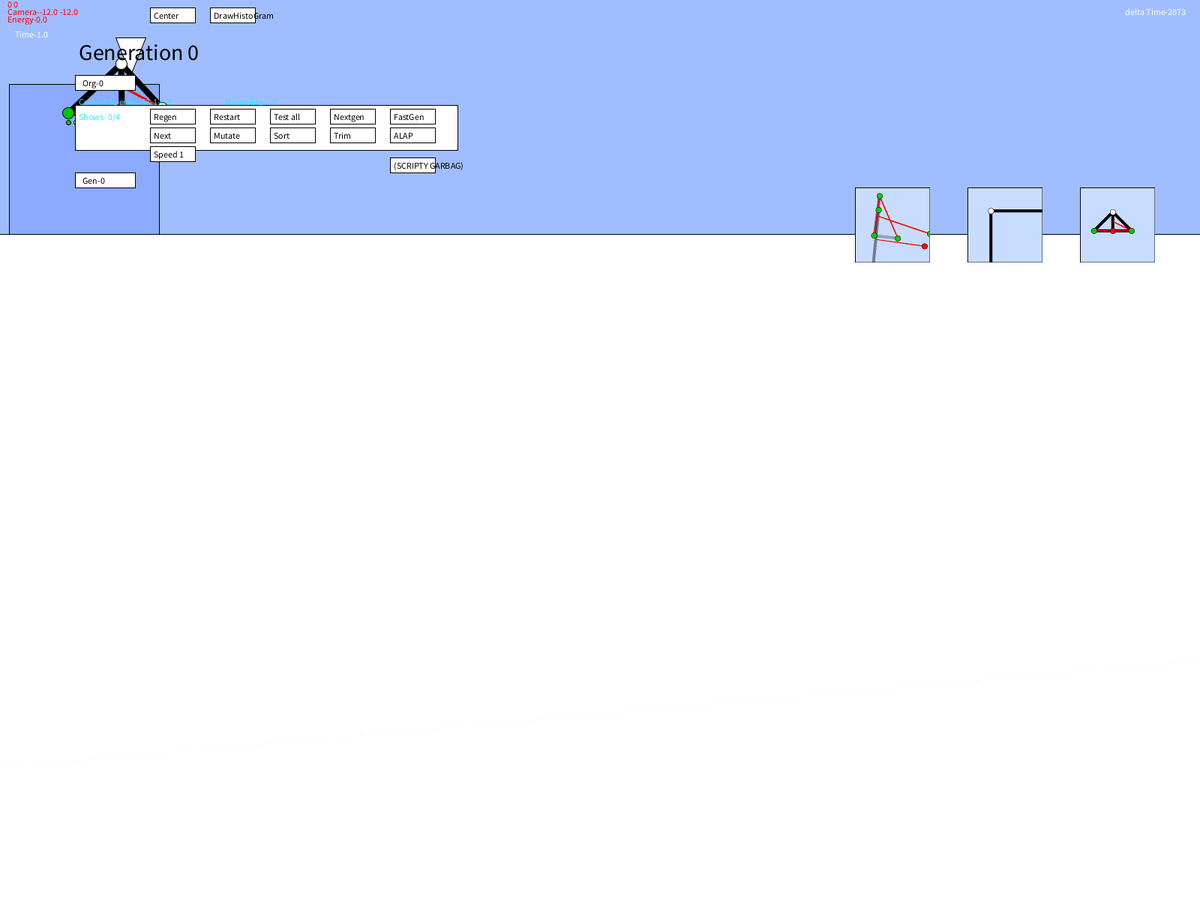
Frame 1 (no input)
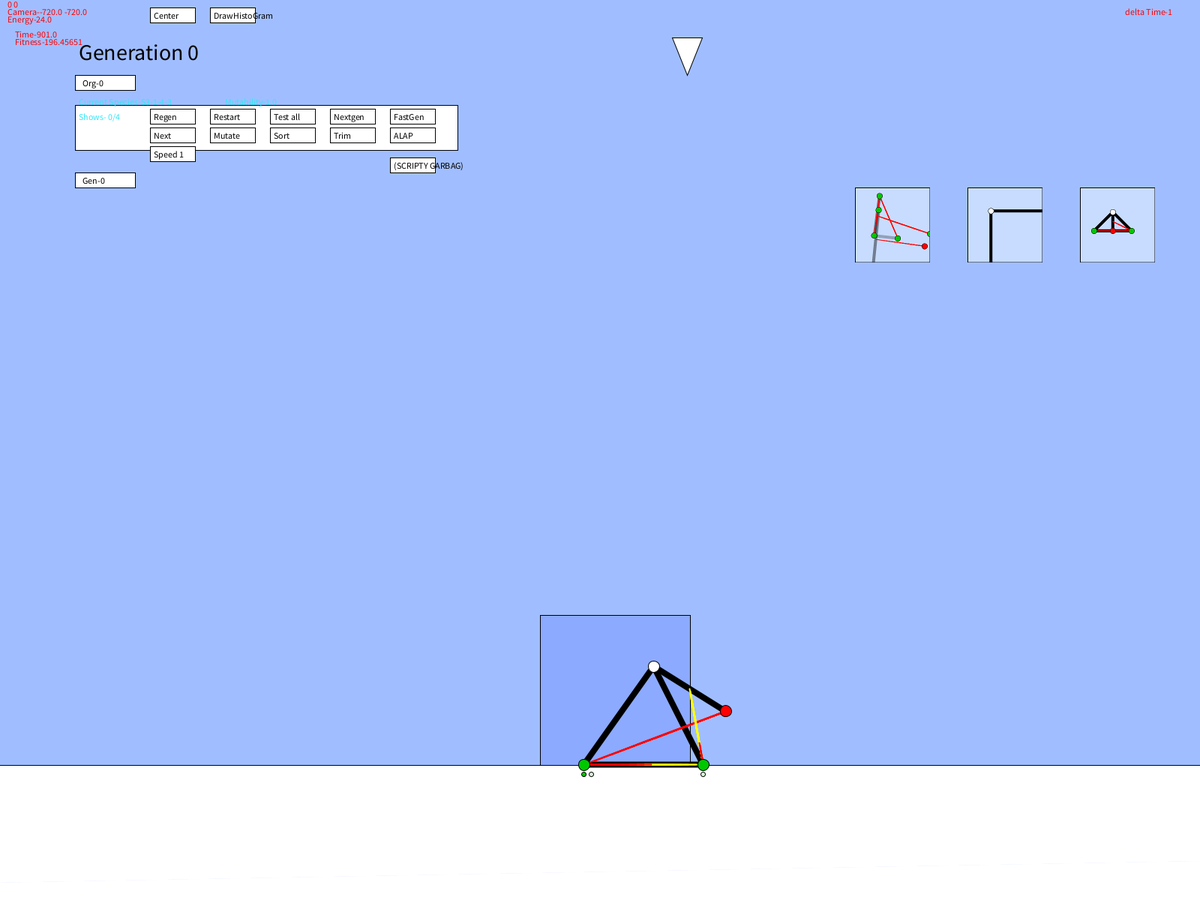
Frame 60 (the mouse pressed at the canvas centre just before this capture)
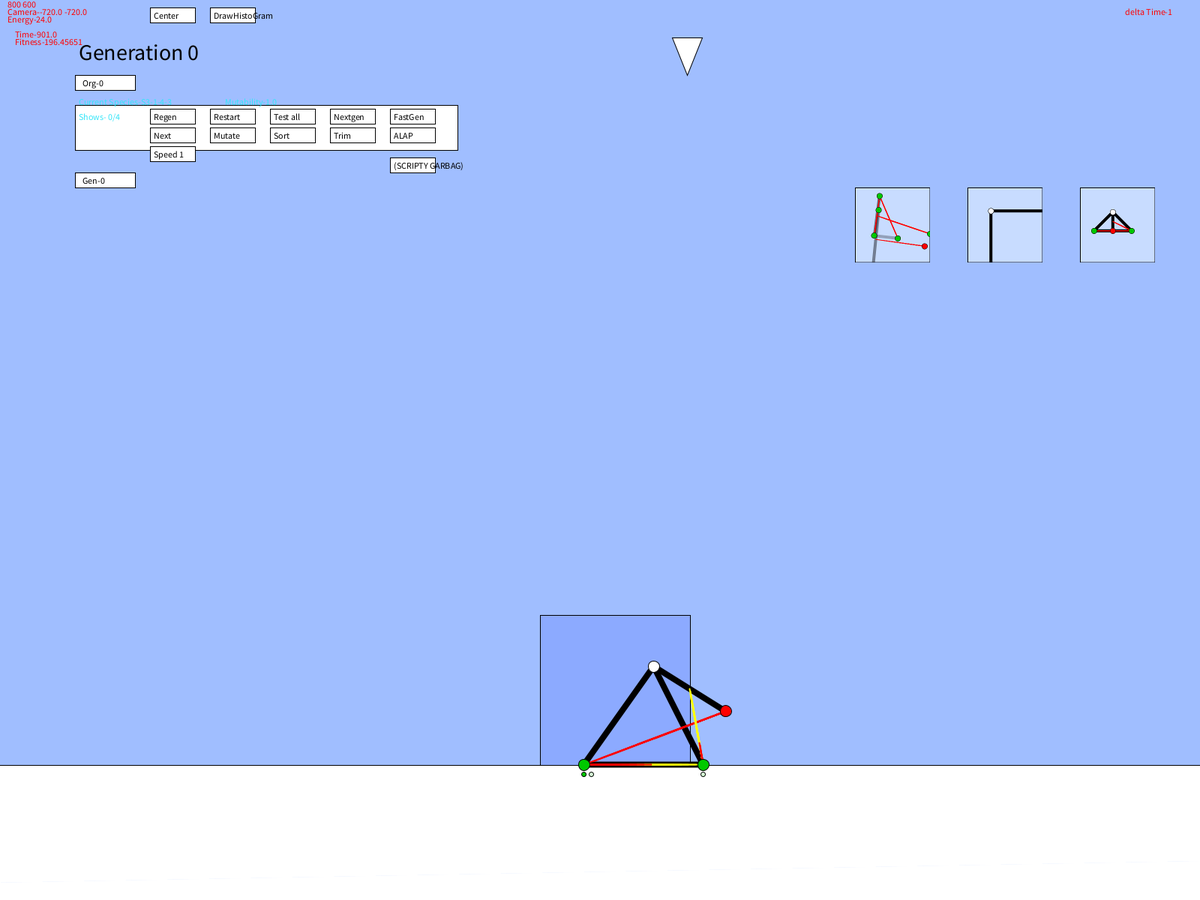
Frame 120 (the mouse held since frame 60 and released just before this capture)

The Processing sketch that drew these frames (run headless with seeded random() and noise(); from frame 60 on, the mouse is pressed at the canvas centre):

// Processing sketch: EvolveEngineBinaryCreatures
// ── EvolveEngineBinaryCreatures.pde
import java.util.*;
class Button{
  PVector Pos;
  PVector Size;
  String Text;
  Button(PVector DPos,PVector DSize,String DText){
    Pos=DPos; Size=DSize; Text=DText;
  }
  Boolean IsPressed(){
    return mousePressed&&(PrevMouse==false)&&FLtween(Pos.x,Pos.x+Size.x,mouseX)&&FLtween(Pos.y,Pos.y+Size.y,mouseY);
  }
  void Display(color C){
    stroke(0);
    fill(C);
    rect(Pos.x,Pos.y,Size.x,Size.y);
    fill(0);
    text(Text,Pos.x+5,Pos.y+15);
  }
}
class Slider{
  PVector ScreenPos;
  String Text;
  float Pos=0;
  float Min;
  float Max;
  boolean Slide=false;
  Slider(PVector dScreenPos,String dText,float dMin,float dMax){
   ScreenPos=dScreenPos; Text= dText; Min=dMin; Max=dMax;
  }
  boolean Sliding(){
    return mousePressed&&(mouseX>Pos+ScreenPos.x)&&(mouseX<Pos+ScreenPos.x+90)
    &&(mouseY>ScreenPos.y-10)&&(mouseY<ScreenPos.y+20+10)&&(Pos>=Min)&&(Pos<=Max);
  }
  void ChangeText(String NewT){
    Text=NewT;
  }
  void CalcSlide(){
    if(Sliding()||Slide){
     Slide=true;
      Pos=mouseX-ScreenPos.x-45;
    }
    if(!mousePressed){
     Slide=false; 
    }
    if(Pos>Max){
       Pos=Max;
    }if(Pos<Min){
       Pos=Min;
    }
  }
  void Display(){
    fill(255);
    rect(ScreenPos.x+Pos,ScreenPos.y,80,20);
    fill(0);
    text(Text,ScreenPos.x+Pos+10,ScreenPos.y+15);
  }
}

Organism Test= new Organism();
Enviroment Env= new Enviroment();
int EnvNumber=0;
ArrayList<Enviroment> PastEnvs=new ArrayList<Enviroment>();
void ResetEnv(){
  if(EnvNumber!=PastEnvs.size()-1){
    EnvNumber=PastEnvs.size()-1;
    //Env=PastEnvs.get(EnvNumber);
  }
}
void SetEnv(int Number){
  EnvNumber=Number;
  Env=PastEnvs.get(EnvNumber).CloneEnv();
  //Env.ReshiftToTest();
}
void AddEnv(Enviroment NewEnv){
  int ArchivePoint=1;
  PastEnvs.add(NewEnv.CloneEnv());
  EnvNumber=PastEnvs.size()-1;
  int ArchInd=PastEnvs.size()-1-ArchivePoint;
  if(ArchInd>=0){
    PastEnvs.set(ArchInd,PastEnvs.get(ArchInd).StoreEnv());
  }
  //PastEnvs.get(EnvNumber).ReshiftToTest();
}
PVector Cam= new PVector(0,0);
float Energy=0;
boolean PrevMouse=false;
int LastTime = 0;
PGraphics MainScreen;
PGraphics HistoGram;
PGraphics SpeciesFreq;
PGraphics BestOrg;
PGraphics MedianOrg;
PGraphics WorstOrg;
void setup(){
  randomSeed(6);
  //Seeds with interesting stuffs
  //5- Organism that uses a spining eye to time all other movements.
  //6- Two points in front that pull.
  //7- Galloping with two feet behind
  //8- Strange scooty creatures
  //12- Leaping creatures timed with two eyes below
  //size(1280, 720);
  fullScreen();
  //stroke(0); 
  //strokeWeight(3);
  frameRate(60);
  HistoGram=createGraphics(400,200);
  SpeciesFreq=createGraphics(510,260);//createGraphics(510,60);
  WorstOrg=createGraphics(200,200);
  MedianOrg=createGraphics(200,200);
  BestOrg=createGraphics(200,200);
  MainScreen=createGraphics(width,height);
    
  Env.SetSummonArea(new PVector(0,100),new PVector(200,200));
  Env.OList.add(new Organism());
  Env.OList.get(0).PList.add(new Logic(new PVector(100,130),new PVector(0,0),1,0,new boolean[]{true,true}));
  Env.OList.get(0).PList.add(new Logic(new PVector(200,130),new PVector(0,0),5,2,new boolean[]{}));
  Env.OList.get(0).PList.add(new Point(new PVector(150,80),new PVector(0,0),5));
  Env.OList.get(0).PList.add(new Eye(new PVector(150,130),new PVector(0,0),5));
  //Env.OList.get(0).PList.add(new Eye(new PVector(150,130),new PVector(0,0),8));
 // Env.OList.get(0).PList.add(new Logic(new PVector(30,130),new PVector(0,0),1,0,new boolean[]{true}));
  Env.OList.get(0).MList.add(new Muscle(0,1,.4,110,.2,1,160,.2));
  Env.OList.get(0).MList.add(new Muscle(1,2,.4,110,.2,1,160,.2));
  Env.OList.get(0).MList.add(new Muscle(2,0,.4,110,.2,1,160,.2));
  Env.OList.get(0).MList.add(new Muscle(2,3,1,110,.2,1,160,.2));
  Env.OList.get(0).NList.add(new Neuron(3,false,0,15));
  //Env.OList.get(0).NList.add(new Neuron(4,false,0,30));
  Env.OList.get(0).NList.add(new Neuron(0,false,1,15));
  Env.OList.get(0).NList.add(new Neuron(1,true,3,30));
  Env.OList.get(0).SetVars();
  
  Env.OList.add(new Organism());
  Env.OList.get(1).PList.add(new Logic(new PVector(150,81),new PVector(0,0),1,1,new boolean[]{}));
  Env.OList.get(1).PList.add(new Logic(new PVector(151,80),new PVector(0,0),1,1,new boolean[]{}));
  Env.OList.get(1).PList.add(new Logic(new PVector(150,82),new PVector(0,0),1,1,new boolean[]{}));
  Env.OList.get(1).MList.add(new Muscle(0,1,.4,110,.2,1,160,.2));
  Env.OList.get(1).MList.add(new Muscle(1,2,.4,110,.2,1,160,.2));
  Env.OList.get(1).MList.add(new Muscle(2,0,.4,110,.2,1,160,.2));
  Env.OList.get(1).NList.add(new Neuron(0,true,1,15)); 
  Env.OList.get(1).NList.add(new Neuron(1,true,2,15));
  Env.OList.get(1).NList.add(new Neuron(2,true,0,15));
  Env.OList.get(1).SetVars();
  
  Env.OList.add(new Organism());
  Env.OList.get(2).PList.add(new Point(new PVector(150,0-500),new PVector(0,0),1));
  Env.OList.get(2).PList.add(new Point(new PVector(0,0-500),new PVector(0,0),1));
  Env.OList.get(2).PList.add(new Point(new PVector(0,0-500),new PVector(0,0),1));
  Env.OList.get(2).PList.add(new Point(new PVector(0,150-500),new PVector(0,0),1));
  Env.OList.get(2).MList.add(new Muscle(0,1,.4,110,.2,1,160,.2));
  Env.OList.get(2).MList.add(new Muscle(2,3,.4,110,.2,1,160,.2));
  Env.OList.get(2).SetVars();
  //Env.GenNewOrg();
 
  Env.BList.add(new Barrier(new PVector(-2000,300),new PVector(10000,0),.2,.1));
  Env.GenNewOrg();
  
  Env.SetVars();
  Env.ShiftToTest(0);
  Env.ShiftToTest(1);
  Env.ShiftToTest(2);
  Env.ShiftToTest(3);
  for(int i=0;i<500;i++){
   //print(abs(round(randomGaussian())));
   //print(randomGaussian());
  }
  //FillHisto(HistoGram);
  //Env.QuickGen();
  //Env.SetInfo();
  //FillHisto(HistoGram);
  //AddEnv(Env);
}
int CurrentTestDisplay=0;
int CurrentEnv=0;
int PlayBackSpeed=1;
boolean ALAP=false;
Slider OrgSlide=new Slider(new PVector(100,100),"Org-",0,10);
Slider GenSlide=new Slider(new PVector(100,230),"Gen-",0,10);
void draw(){
  background(160,190,255); 
  if(mouseY<80){
    Cam.y-=12;
  }if(mouseY>height-80){
    Cam.y+=12;
  }if(mouseX<80){
    Cam.x-=12;
  }if(mouseX>width-80){
    Cam.x+=12;
  }
  //_____________________________________________________________________________________________
  // Main screen draw, enviroment draw & Update
  MainScreen.beginDraw();
  MainScreen.background(160,190,255);

  //Env.UpdateOrg(0);
  // Env.TestList.get(0).PList.get(4).Pos=new PVector(mouseX+Cam.x,mouseY+Cam.y);
  if(CurrentTestDisplay>=Env.TestList.size()){
    CurrentTestDisplay=Env.TestList.size()-1;
  }
  for(int i=0;i<PlayBackSpeed;i++){
     Env.TestList.get(CurrentTestDisplay).RunTest();
  }
  MainScreen.text("Time-"+Env.TestList.get(CurrentTestDisplay).time,20,50);
  MainScreen.text("delta Time-"+(millis()-LastTime),width-100,20);
  if(Env.TestList.get(CurrentTestDisplay).Finalized){
    MainScreen.text("Fitness-"+Env.TestList.get(CurrentTestDisplay).Fitness,20,60);
  }
  PVector OrgCenter=Env.TestList.get(CurrentTestDisplay).O.CenterOfOrg();
  MainScreen.fill(255);
  MainScreen.stroke(0);
  MainScreen.triangle(OrgCenter.x-Cam.x,100,OrgCenter.x-20-Cam.x,50,OrgCenter.x+20-Cam.x,50);
  MainScreen.fill(140,170,255);
  MainScreen.rect(Env.SummonPos.x-Cam.x,Env.SummonPos.y-Cam.y,Env.SummonRect.x,Env.SummonRect.y);
  Env.DrawGround(Cam,MainScreen);
  Env.DrawOrg(CurrentTestDisplay,Cam,MainScreen);
  MainScreen.text(mouseX+" "+mouseY,10,10);
  MainScreen.text("Camera-"+ Cam.x+" "+Cam.y,10,20);
  MainScreen.text("Energy-"+Energy,10,30);
  MainScreen.endDraw();
  //tint(255,255);
  image(MainScreen,0,0);
  
  
  //_____________________________________________________________________________________________
  //Draw HistoGram and Species Percent graphs
  Button DrawHisto= new Button(new PVector(280,10),new PVector(60,20),"DrawHistoGram");
  DrawHisto.Display(255);
  if(DrawHisto.IsPressed()){  
    //Env.SetInfo();
    FillHisto(HistoGram);
    FillSpeciesFreq(SpeciesFreq);
  }
  image(HistoGram, width-(1280-820), 30); 
  
  //SpeciesFreq.beginDraw();
  //SpeciesFreq.background(255);
  //FillSpeciesFreq(SpeciesFreq);
  //SpeciesFreq.endDraw();
  image(SpeciesFreq,100,260);
  //_____________________________________________________________________________________________
  //Best, Worst, and median creatures
  WorstOrg.beginDraw();
  WorstOrg.background(200,220,255);
  
  WorstOrg.stroke(0);
  WorstOrg.strokeWeight(3);
  WorstOrg.noFill();
  WorstOrg.rect(0,0,200,200);
  int worst=Env.OList.size()-1;
  PVector CenterOrg=Env.OList.get(worst).CenterOfOrg();
  Env.OList.get(worst).DrawO(new PVector(CenterOrg.x-100,CenterOrg.y-100),WorstOrg);
  WorstOrg.endDraw();
  image(WorstOrg, width-(1280-820), 250,100,100); 
  
  MedianOrg.beginDraw();
  MedianOrg.background(200,220,255);
  MedianOrg.stroke(0);
  MedianOrg.strokeWeight(3);
  MedianOrg.noFill();
  MedianOrg.rect(0,0,200,200);
  int median=floor((float)Env.OList.size()/2.0);
  CenterOrg=Env.OList.get(median).CenterOfOrg();
  Env.OList.get(median).DrawO(new PVector(CenterOrg.x-100,CenterOrg.y-100),MedianOrg);
  MedianOrg.endDraw();
  image(MedianOrg, width-(1280-970), 250,100,100); 
  
  
  BestOrg.beginDraw();
  BestOrg.background(200,220,255);
  
  BestOrg.stroke(0);
  BestOrg.strokeWeight(3);
  BestOrg.noFill();
  BestOrg.rect(0,0,200,200);
  CenterOrg=Env.OList.get(0).CenterOfOrg();
  Env.OList.get(0).DrawO(new PVector(CenterOrg.x-100,CenterOrg.y-100),BestOrg);
  BestOrg.endDraw();
  image(BestOrg, width-(1280-1120), 250,100,100); 
  
  
  //_____________________________________________________________________________________________
  // Sliders
  fill(0);
  float OrgSlideDist=430.0/5000.0;
  OrgSlide.CalcSlide();
  if(OrgSlide.Pos/OrgSlideDist!=CurrentTestDisplay){
    if(OrgSlide.Sliding()){
      CurrentTestDisplay=round(OrgSlide.Pos/OrgSlideDist);
    }else{
      OrgSlide.Pos=CurrentTestDisplay*OrgSlideDist;
    }
  }
  OrgSlide.ChangeText("Org-"+CurrentTestDisplay);
  OrgSlide.Display();
   OrgSlide.Max=floor(Env.OList.size()*OrgSlideDist-1);
   
   
  float GenSlideDist=400/(PastEnvs.size()+1);
  GenSlide.CalcSlide();
  if(GenSlide.Pos/GenSlideDist!=EnvNumber){
    if(GenSlide.Sliding()){
      if(round(GenSlide.Pos/GenSlideDist)!=EnvNumber){
        print("Slid");
        SetEnv(round(GenSlide.Pos/GenSlideDist));
        FillHisto(HistoGram);
      }
    }else{
      GenSlide.Pos=EnvNumber*GenSlideDist;
    }
  }
  GenSlide.ChangeText("Gen-"+EnvNumber);
  GenSlide.Display();
  GenSlide.Max=(PastEnvs.size()-1)*GenSlideDist;
  
  Button Center= new Button(new PVector(200,10),new PVector(60,20),"Center");
   Center.Display(255);
  if(Center.IsPressed()){
    Cam=new PVector(0,0);
  }  
  textSize(30);
  text("Generation "+PastEnvs.size(),105,80);
  textSize(12);
  
  ///_____________________________________________________________________________________________
  //Panel buttons
  PVector PanelPos=new PVector(105,140);//new PVector(105,110);
  fill(255);
  rect(PanelPos.x-5,PanelPos.y,510,60);
  fill(SpeciesColor(Env.OList.get(CurrentTestDisplay).SpeciesNumber()));
  text("Current Species-"+SpeciesName(Env.OList.get(CurrentTestDisplay).SpeciesNumber()),PanelPos.x,PanelPos.y);
  text("Mutability-"+Env.OList.get(CurrentTestDisplay).MuteAmount,300+PanelPos.z,PanelPos.y);
  text("Shows- "+CurrentTestDisplay+"/"+Env.TestList.size(),PanelPos.x,PanelPos.y+20);
  Button Previous= new Button(new PVector(PanelPos.x+15,PanelPos.y+30),new PVector(60,20),"Previous");
  if(CurrentTestDisplay>0){
     //new Button(new PVector(120,140),new PVector(60,20),"Previous").Display();
     Previous.Display(255);
    if(Previous.IsPressed()){
      CurrentTestDisplay--;
      //Env.TestList.remove(0);
      //Env.ShiftToTest(CurrentTestDisplay);
    }  
  }
  Button Next= new Button(new PVector(PanelPos.x+95,PanelPos.y+30),new PVector(60,20),"Next");
  if(CurrentTestDisplay<Env.TestList.size()-1){
    Next.Display(255);
    if(Next.IsPressed()){
      CurrentTestDisplay++;
    }
    if(PlayBackSpeed!=1){
      if(Env.TestList.get(CurrentTestDisplay).Finalized){
        CurrentTestDisplay++;
        Env.TestList.get(CurrentTestDisplay).Reset();
      }
    }
  }
  Button ChangeSpeed= new Button(new PVector(PanelPos.x+95,PanelPos.y+55),new PVector(60,20),"");
  ChangeSpeed.Display(255);
  text("Speed "+PlayBackSpeed,PanelPos.x+100,PanelPos.y+55+15);
  if(ChangeSpeed.IsPressed()){
    PlayBackSpeed*=2;
    if(PlayBackSpeed>100){
      PlayBackSpeed=1;
    }
  }
  
  Button Regen=new Button(new PVector(PanelPos.x+95,PanelPos.y+5),new PVector(60,20),"Regen");
  Regen.Display(255);
  if(Regen.IsPressed()){
      //Env.OList.remove(2);
      for(int i=0; i<100;i++){
        Env.GenNewOrg();
        Env.ShiftToTest(Env.OList.size()-1);
      }
  }
  //new Button(new PVector(200,115),new PVector(60,20),"Regen").Display();
  
  Button Restart=new Button(new PVector(175+PanelPos.x,PanelPos.y+5),new PVector(60,20),"Restart");
  Restart.Display(255);
  if(Restart.IsPressed()){
    //Env.GenNewOrg();
      //Env.ShiftToTest(Env.OList.size()-1);
      Tester T=Env.TestList.get(CurrentTestDisplay);
      //T=new Tester(Env.OList.get(CurrentTestDisplay).CloneOrganism(),Env,60*30);
      T.E=Env;
      T.O=Env.OList.get(CurrentTestDisplay).CloneOrganism();
      T.O.E=Env;
      T.RunTime=60*30;
      T.SetTester();
      T.Finalized=false;
    //Env.ShiftToTest(CurrentTestDisplay);
  }
  Button Mutate=new Button(new PVector(175+PanelPos.x,PanelPos.y+30),new PVector(60,20),"Mutate");
  Mutate.Display(255);
  if(Mutate.IsPressed()){
      Env.OList.get(CurrentTestDisplay).MutateOrg();
      Tester T=Env.TestList.get(CurrentTestDisplay);
      //T=new Tester(Env.OList.get(CurrentTestDisplay).CloneOrganism(),Env,60*30);
      T.E=Env;
      T.O=Env.OList.get(CurrentTestDisplay).CloneOrganism();
      T.O.E=Env;
      T.RunTime=60*30;
      T.SetTester();
      T.Finalized=false;
  }
  Button TestAll =new Button(new PVector(255+PanelPos.x,5+PanelPos.y),new PVector(60,20),"Test all");
  TestAll.Display(255);
  if(TestAll.IsPressed()||frameCount==2){
    Env.TestAll();
    print("Delta time after testall:"+(millis()-LastTime));
  }
  Button Sort =new Button(new PVector(255+PanelPos.x,30+PanelPos.y),new PVector(60,20),"Sort");
  Sort.Display(255);
  if(Sort.IsPressed()){
    Env.SortTests();
  }
  
  Button Reproduce =new Button(new PVector(335+PanelPos.x,5+PanelPos.y),new PVector(60,20),"Nextgen");
  Reproduce.Display(255);
  if(Reproduce.IsPressed()){
    ResetEnv();
    Env.Reproduce();
  }
  
  Button Trim =new Button(new PVector(335+PanelPos.x,30+PanelPos.y),new PVector(60,20),"Trim");
  Trim.Display(255);
  if(Trim.IsPressed()){
    ResetEnv();
    Env.Trim(0.5);
    Env.TestList.clear();
    for(int i=0; i<Env.OList.size();i++){
      Env.ShiftToTest(i);
    }
  }
  
  
   Button QuickGen =new Button(new PVector(415+PanelPos.x,PanelPos.y+5),new PVector(60,20),"FastGen");
  QuickGen.Display(255);
  if(QuickGen.IsPressed()||ALAP){
    ResetEnv();
    Env.QuickGen();
    Env.SetInfo();
    AddEnv(Env);
    FillSpeciesFreq(SpeciesFreq);
    FillHisto(HistoGram);
    print("Delta time after quick Gen:"+(millis()-LastTime));
    //Env.Trim(0.5);
    //Env.TestList.clear();
    //for(int i=0; i<Env.OList.size();i++){
    //  Env.ShiftToTest(i);
    //}
  }
  Button Alap =new Button(new PVector(415+PanelPos.x,30+PanelPos.y),new PVector(60,20),"ALAP");
  if(ALAP){
    Alap.Display(color(255,200,200));
  }else{
    Alap.Display(255);
  }
  if(Alap.IsPressed()){
    ALAP=!ALAP;
  }
  Button ScriptTest =new Button(new PVector(415+PanelPos.x,70+PanelPos.y),new PVector(60,20),"(SCRIPTY GARBAG)");
  ScriptTest.Display(255);
  if(ScriptTest.IsPressed()){
   // print("SCRIPTTEST- OLIst in PastEnvs "+PastEnvs.get(EnvNumber).OList.size());
   //Env.SetInfo();
   print("Current enviroment, species abundance info says there are "+Env.SpeciesAbundanceInfo.size());
  }
  PrevMouse=mousePressed;
  LastTime=millis();
}
void mouseClicked(){
  //Env.OList.get(2).MutateOrg();
  //Env.TestList.remove(0);
  ////Env.OList.remove(2);
  ////Env.GenNewOrg();
  //Env.ShiftToTest(2);
  if(ALAP&&!PrevMouse){
   ALAP=false;
  }
}
// ── A_Enviroment.pde
class Enviroment{
  ArrayList<Barrier> BList= new ArrayList<Barrier>();
  ArrayList<Organism> OList= new ArrayList<Organism>();
  ArrayList<Tester> TestList= new ArrayList<Tester>();
  PVector SummonPos;
  PVector SummonRect;
  ArrayList<String[]>HistoGramInfo=new ArrayList<String[]>();
  String[] SpeciesFitnessInfo= new String[5000];
  ArrayList<String> SpeciesAbundanceInfo=new ArrayList<String>();
  
  void SetVars(){// Sets all the E's in all orrganisms.
    for(int O=0;O<OList.size();O++){
      Organism Org=OList.get(O);
      Org.E=this;
    }
  }
  Enviroment CloneEnv(){
    Enviroment NewEnv=new Enviroment();
    for(int b=0;b<BList.size();b++){
      NewEnv.BList.add(BList.get(b).CloneBarrier());
    }
    for(int o=0;o<OList.size();o++){
      NewEnv.OList.add(OList.get(o).CloneOrganism());
    }
    for(int t=0;t<TestList.size();t++){
      NewEnv.TestList.add(TestList.get(t).CloneTester());
    }
    NewEnv.SetSummonArea(SummonPos,SummonRect);
    NewEnv.HistoGramInfo=HistoGramInfo;
    NewEnv.SpeciesFitnessInfo=SpeciesFitnessInfo;
    NewEnv.SpeciesAbundanceInfo=SpeciesAbundanceInfo;
    return NewEnv;
  }
  Enviroment StoreEnv(){//Enviroment for prevEnviroment
    Enviroment NewEnv=new Enviroment();
    for(int b=0;b<BList.size();b++){
      NewEnv.BList.add(BList.get(b).CloneBarrier());
    }
    //0,10,20,30,40,50,60,70,80,90,100 percentile creatures kept
    for(int i=0;i<=10;i++){
      int index=floor(float((OList.size()-1)*i)/10.0);
      NewEnv.OList.add(OList.get(index).CloneOrganism());
      NewEnv.TestList.add(TestList.get(index).CloneTester());
    }
    NewEnv.SetSummonArea(SummonPos,SummonRect);
    NewEnv.HistoGramInfo=HistoGramInfo;
    NewEnv.SpeciesFitnessInfo=SpeciesFitnessInfo;
    NewEnv.SpeciesAbundanceInfo=SpeciesAbundanceInfo;
    return NewEnv;
  }
  void SetInfo(){
    println(" Setting Info:");
    float[] Fitnesses= new float[Env.TestList.size()];
    for(int i=0;i<Env.TestList.size();i++){
      float fitness=0.0;
      if(Env.TestList.get(i).Finalized){
        fitness=Env.TestList.get(i).Fitness;
        if(Float.isNaN(fitness)){
          fitness=0;
        }
        if(i%1000==0){
          println("  Example fitness index:"+i+"  fitness:"+Env.TestList.get(i).Fitness);
        }
      }
      Fitnesses[i]=fitness;
    }
    println("  Fitness length:"+Fitnesses.length);

    float max=max(Fitnesses);
    float min=min(Fitnesses);
    float divSize=2;
    //int upperIndex= ceil(max/divSize);
    //int lowerIndex= floor(min/divSize);
    SpeciesFitnessInfo=SpeciesFitness();
    SpeciesAbundanceInfo=SpeciesAbundance();
    print("  SpeciesAbundanceInfo set "+SpeciesAbundanceInfo.size());
    HistoGramInfo=HistoGramSpeciesAbundance(min,max,divSize);
  }
  String[] SpeciesFitness(){ //An array strings, every creature species with its fitness
    String[] SpeFit=new String[TestList.size()];
    for(int t=0;t<TestList.size();t++){
      SpeFit[t]=SpeciesName(TestList.get(t).O.SpeciesNumber())+" "+TestList.get(t).Fitness;
    }
    return SpeFit;
  }
  ArrayList<String> SpeciesAbundance(){//Array of strings with species name and number of occurences concaatenated
    ArrayList<String> SpeciesName=new ArrayList<String>();
    ArrayList<Integer> SpeciesFreq=new ArrayList<Integer>();
    for(int t=0;t<TestList.size();t++){
      String Name=SpeciesName(TestList.get(t).O.SpeciesNumber());
      if(SpeciesName.contains(Name)){
        int ind=SpeciesName.indexOf(SpeciesName(TestList.get(t).O.SpeciesNumber()));
        SpeciesFreq.set(ind,SpeciesFreq.get(ind)+1);
      }else{
        SpeciesName.add(Name);
        SpeciesFreq.add(1);
      }
    }
    String[] SpeAb=new String[SpeciesName.size()];
    for(int s=0;s<SpeAb.length;s++){
      SpeAb[s]=SpeciesName.get(s)+" "+SpeciesFreq.get(s);
    }
    SpeAb=sort(SpeAb);
    
    ArrayList<String> SpeciesAbundance=new ArrayList(Arrays.asList(SpeAb));
    print("Calculating Species ABundance, "+SpeciesAbundance.size()+" different Species");
    return SpeciesAbundance;
  }
  ArrayList<String[]> HistoGramSpeciesAbundance(float min, float max,float Step){
    println("Calculating Histogram Species abundace:");
    println("  Max:"+max+" Min"+min);
    int upperIndex= ceil(max/Step);
    int lowerIndex= floor(min/Step);
    int numCol=upperIndex-lowerIndex+1;
    println("  Upper Index:"+upperIndex+" Lower Index:"+lowerIndex+" NumColumns:"+numCol);
    ArrayList<ArrayList<String>> SpeciesPercentile=new ArrayList<ArrayList<String>>(numCol);
    while(SpeciesPercentile.size()<numCol){SpeciesPercentile.add(new ArrayList<String>(0));};
    ArrayList<ArrayList<Integer>> SpeciesFrequency=new ArrayList<ArrayList<Integer>>(numCol);
    while(SpeciesFrequency.size()<numCol){SpeciesFrequency.add(new ArrayList<Integer>(0));};
    
    //int[] Percentile= new int[numCol];
    for(int i=0;i<TestList.size();i++){
      int index= floor(TestList.get(i).Fitness/Step)-lowerIndex;
      //Percentile[index]++;
      ArrayList<String> SpName=SpeciesPercentile.get(index);
      ArrayList<Integer>SpFreq=SpeciesFrequency.get(index);
      Organism TO=TestList.get(i).O;
      if(SpName.contains(SpeciesName(TO.SpeciesNumber()))){
        int SpeciesIndex=SpName.indexOf(SpeciesName(TO.SpeciesNumber()));
        SpFreq.set(SpeciesIndex,SpFreq.get(SpeciesIndex)+1);
      }else{
        SpName.add(SpeciesName(TO.SpeciesNumber()));
        SpFreq.add(1);
      }
    }
    ArrayList<String[]> SpeciesNameFreq= new ArrayList<String[]>(numCol);
    while(SpeciesNameFreq.size()<numCol){SpeciesNameFreq.add(new String[0]);};
    for(int i=0;i<numCol;i++){
      String[] NameFreq=new String[SpeciesPercentile.get(i).size()];
      for(int s=0;s<NameFreq.length;s++){
        NameFreq[s]=SpeciesPercentile.get(i).get(s)+" "+SpeciesFrequency.get(i).get(s);
      }
      NameFreq=sort(NameFreq);
      SpeciesNameFreq.set(i,NameFreq);
    }
    return SpeciesNameFreq;
  }
  int[] CalcPercentile(float min, float max,float Step){
    int upperIndex= ceil(max/Step);
    int lowerIndex= floor(min/Step);
    int numCol=upperIndex-lowerIndex+1;
    int[] Percentile= new int[numCol];
    for(int i=0;i<TestList.size();i++){
      int index= floor(TestList.get(i).Fitness/Step)-lowerIndex;
      Percentile[index]++;
    }
    return Percentile;
  }
  int[] Percentile(){
    int[] Percentile= new int[HistoGramInfo.size()];
    for(int i=0;i<Percentile.length;i++){
      Percentile[i]=0;
      for(int p=0;p<HistoGramInfo.get(i).length;p++){
        String[] Split=split(HistoGramInfo.get(i)[p]," ");
        Percentile[i]+=Integer.parseInt(Split[1]);
      }
    }
    return Percentile;
  }
  void ShiftToTest(int N){
    TestList.add(new Tester(OList.get(N).CloneOrganism(),this,15*60));
  }
  void ReshiftToTest(){
    TestList.clear();
    for(int i=0;i<OList.size();i++){
     ShiftToTest(i); 
    }
  }
  void SetSummonArea(PVector Pos,PVector Rect){
    SummonPos=Pos; SummonRect=Rect;
  }
  boolean AllFinalized(){
    boolean finals=false;
    for(int t=0;t<TestList.size();t++){
      finals=finals&&TestList.get(t).Finalized;
    }
    return finals;
  }
  void TestAll(){
    for(int t=0;t<TestList.size();t++){
      TestList.get(t).QuickRunTest();
    }
  }
  void QuickGen(){
    Reproduce();
    TestAll();
    SortTests();
  }
  void MutateAll(){
    for(int O=0;O<OList.size();O++){
      Organism Org=OList.get(O);
      Org.MutateOrg();
    }
  }
  void Trim(float frac){
    //int PrevSize=OList.size();
    //for(int i=0; i<OList.size();i++){//Kill the crowd
    //  if(random(1)<(float)i/(float)OList.size()){
    //    OList.remove(i);
    //    i--;
    //  }
    //}
    int PrevSize=OList.size();
    int cutPoint=round(PrevSize*frac);
    Boolean[]Live=new Boolean[OList.size()];
    float variance=100*5000.0;
    for(int i=0;i<Live.length;i++){
      Live[i]= i<cutPoint;
      float gauss=exp(-pow((float(i)-cutPoint),2.0)/(2.0*variance))/2.0;
      if(random(1)<gauss){
        Live[i]=!Live[i];
      }
    }
    for(int n=Live.length-1;n>=0;n--){
      if(!Live[n]){
         OList.remove(n);
      }
    }
    //while(OList.size()>i){
    //    OList.remove(abs(i-abs(round(randomGaussian()*0.02))));
    //}
  }
  void Reproduce(){
    int NumOrganisms=5000;
    //float Trim=0.4;  Trim+ Power function distribution
    //float Power=-0.2;
    //float SurvFract=0.90;
    //float Multiplier=SurvFract*(Power+1)/pow(1-Trim,Power+1);
    //Trim(1-Trim);
    //int PrevSize=OList.size()-1;
    //for(int i=0; i<PrevSize;i++){
    //  float rank=lerp(0,1-Trim,1-(float)i/PrevSize);
    //  int numOffspring=round(randomGaussian()*0.5+Multiplier*pow(rank,Power));//abs(round(randomGaussian()*(pow(rank,2)*2.7)))+1;
    //  for(int j=0; j<numOffspring;j++){
    //    Organism MutatedClone=OList.get(i).CloneOrganism();
    //    MutatedClone.E=this;
    //    MutatedClone.MutateOrg();
    //    OList.add(MutatedClone);
    //  }
    //}
    //int targSize=OList.size()-PrevSize;
    //while(OList.size()>targSize){
    //  OList.remove(OList.size()-1);
    //}
    
    // Target population distributon- Discrete
    float[] Fitnesses= new float[TestList.size()];
    for(int i=0;i<TestList.size();i++){
      float fitness=0.0;
      if(TestList.get(i).Finalized){
        fitness=TestList.get(i).Fitness;
      }
      Fitnesses[i]=fitness;
    }
    float max=max(Fitnesses);
    float min=min(Fitnesses);
    float divSize=(max-min)/10.0;
    int upperIndex= ceil(max/divSize);
    int lowerIndex= floor(min/divSize);
    int numCol=upperIndex-lowerIndex+1;
    println("num percentiles:"+numCol);
    ArrayList<ArrayList<Tester>> FitTestList=new ArrayList<ArrayList<Tester>>(numCol);
    while(FitTestList.size()<numCol){FitTestList.add(new ArrayList<Tester>(0));};
    for(int i=0;i<TestList.size();i++){
      int index= floor(TestList.get(i).Fitness/divSize)-lowerIndex;
      FitTestList.get(index).add(TestList.get(i));
    }
    float[] TargetPopList={0,1,4,9,16,25,36,49,64,81,100,121,144};// The fractional representation of each percentile. Doesn't have to be normalised
    float Total=0;// Make sure the total is 1. 
    for(int n=0;n<TargetPopList.length;n++){ Total+=TargetPopList[n]; }
    for(int n=0;n<TargetPopList.length;n++){ TargetPopList[n]=TargetPopList[n]/Total;}
    OList.clear();
    for(int f=0;f<numCol;f++){//Reproduce using the target representation.
      ArrayList<Tester> Testers=FitTestList.get(f) ;
      float AvNumChildren=1.4*5000.0*TargetPopList[f]/float(Testers.size());
      println("AvNumChildren "+AvNumChildren);
      for(int c=0;c<Testers.size();c++){
        int NumChilderen=round(randomGaussian()/2.0+AvNumChildren);
        for(int p=0;p<NumChilderen;p++){
          Organism MutatedClone=Testers.get(c).OOriginal.CloneOrganism();
          MutatedClone.E=this;
          MutatedClone.MutateOrg();
          OList.add(MutatedClone);
        }
      }
    }
    println("Population after reproduce "+ OList.size());
    //Insure size
    while(OList.size()<NumOrganisms){
        GenNewOrg();
    }  
  
    while(OList.size()>NumOrganisms){
        OList.remove(NumOrganisms-1);
    }
    TestList.clear();
    for(int i=0; i<OList.size();i++){
      ShiftToTest(i);
    }

    //for(int L=0;L<=TestList.size()-2;L++){
    //  for(int M=0;M<=TestList.size()-L-2;M++){
    //    Tester One=TestList.get(M);
    //    Tester Two=TestList.get(M+1);
    //    if(One.Fitness>Two.Fitness){
    //    }
    //  }
    //}
    
  }
  void GenNewOrg(){//Generates new Random Organism
    Organism O= new Organism();
    O.E=this;
    int NumPois=randomInt(3,5);
    for(int I=0;I<NumPois;I++){
      O.GenNewPoi();
    }
    int NumEyes=randomInt(1,3);
    for(int I=0;I<NumEyes;I++){
      O.GenNewEye();
    }
    int NumMusc=randomInt(3,(NumPois+NumEyes)*((NumPois+NumEyes)-1)/2);
    for(int M=0;M<NumMusc;M++){
      O.GenNewMusc();
    }
    int NumNeu=randomInt(2,5);
    for(int N=0;N<NumNeu;N++){
      O.GenNewNeu();
    }
    OList.add(O);
  }
  void SortTests(){
    //TestList.clear();
    //TestList=QuickSortTests(TestList);
    Collections.sort(TestList);
    OList.clear();
    for(int i=0; i<TestList.size();i++){
      OList.add(TestList.get(i).OOriginal);
    }
  }
  //ArrayList<Tester> QuickSortTests(ArrayList<Tester> Tests){ Now using Comparitor interface
  //  //for(int n=0;n<TestList.size();n++){ BubbleSort Sucks.
  //  //  for(int i=TestList.size()-1;i>n;i--){
  //  //    Tester First =TestList.get(i);
  //  //    Tester Next = TestList.get(i-1);
  //  //    boolean swap=false;
  //  //    if(First.Finalized&&!Next.Finalized){
  //  //      swap=true;
  //  //    }else if(Next.Finalized&&First.Finalized){
  //  //      if(First.Fitness>Next.Fitness){
  //  //        swap=true;
  //  //      }
  //  //    }
  //  //    if(swap){
  //  //      //print("swap");
  //  //      Tester HoldFirst=First.CloneTester();
  //  //      TestList.set(i,Next.CloneTester());
  //  //      TestList.set(i-1,HoldFirst);
  //  //      Organism HoldO=OList.get(i).CloneOrganism();
  //  //      OList.set(i,OList.get(i-1).CloneOrganism());
  //  //      OList.set(i-1,HoldO);
  //  //    }
  //  //  }
  //  //}
    
  //  if (Tests.size() <= 1) {
  //    return Tests;
  //  }else{
  //    ArrayList<Tester> Less=new ArrayList<Tester>();
  //    ArrayList<Tester> Equal=new ArrayList<Tester>();
  //    ArrayList<Tester> More=new ArrayList<Tester>();
  //    Tester T0=Tests.get(0);
  //    for(int i=0;i<Tests.size();i++){
  //      Tester T=Tests.get(i);
  //      if((!T.Finalized&&!T0.Finalized)||(T.Fitness==T0.Fitness)){
  //        Equal.add(T);
  //      }else if( !T0.Finalized||(T.Fitness>T0.Fitness)){
  //        More.add(T);
  //      }else{
  //        Less.add(T);
  //      }
  //    }
  //    ArrayList<Tester> Total=new ArrayList<Tester>();
  //    Total.addAll(QuickSortTests(More));
  //    Total.addAll(Equal);
  //    Total.addAll(QuickSortTests(Less));
  //    return Total;
  //  }
  //}
  
  Boolean InGround(Point P){// Checks if any Point P is within the ground in the Enviroment.
    boolean Under=false;
    for(int f=0;f<BList.size();f++){
      Barrier F=BList.get(f);
      Under=Under||F.WithinBarr(P);
    }
    return Under;
  }
  boolean MoreCalc(Point P){// Sees if any particles are colliding
    Boolean more=false;
    for(int o=0;o<BList.size();o++){
      Barrier B=BList.get(o);
      more=more||B.Collides(P);
    }
    return more;
  }
  int NumColliding(Point P){//number of particles colliding
    int coll=0;
    for(int o=0;o<BList.size();o++){
      Barrier B=BList.get(o);
      if(B.Collides(P)){
        coll++;
      }
    }
    return coll;
  }
  void DrawEnv(int N,PVector Cam,PGraphics Canvas){// Draws ground and organisms.
    for(int f=0;f<BList.size();f++){
      BList.get(f).DrawBarr(Cam,Canvas);
    }
    TestList.get(N).O.DrawO(Cam,Canvas);
  }
  void DrawGround(PVector Cam,PGraphics Canvas){
    for(int f=0;f<BList.size();f++){
      BList.get(f).DrawBarr(Cam,Canvas);
    }
  }
  void DrawOrg(int N,PVector Cam,PGraphics Canvas){
    TestList.get(N).O.DrawO(Cam,Canvas);
  }
}

class Tester implements Comparable<Tester>{
  Organism OOriginal;
  Organism O;
  Enviroment E;
  float RunTime=60*50;
  boolean Finalized=false;
  float Fitness=0;
  Tester(Organism dO,Enviroment dE,float dRunTime){
    OOriginal=dO;
    O=OOriginal.CloneOrganism();
    E=dE;
    OOriginal.E=E;
    O.E=E;
    RunTime=dRunTime;
    SetTester();
  }
  Tester CloneTester(){
    Tester Clone=new Tester(O.CloneOrganism(),E,RunTime);
    Clone.Finalized=Finalized;
    Clone.Fitness=Fitness;
    return Clone;
  }
  void Reset(){
    O= OOriginal.CloneOrganism();
    O.E=E;
    SetTester();
    Finalized=false;
  }
  float time;
  void SetTester(){
    time=0;
  }
  void UpdateOrg(){// Updates positions, forces on Organism #N.
    O.CalcNeurons();
    O.UpdatePois();
  }
  boolean EndTest(){
    return time>RunTime;
  }
  float EvaluateFitness(){
    return O.CenterOfOrg().x;
  }
  void RunTest(){
    if(Finalized==false){
      UpdateTest();
      UpdateOrg();
      if(EndTest()){
        Finalized=true;
        Fitness=EvaluateFitness();
      }
    }
  }
  void UpdateTest(){
    time++;
  }
  void QuickRunTest(){
    while(Finalized==false){
      RunTest();
    }
  }
  int compareTo(Tester T) {
    return Float.compare(T.Fitness,Fitness);
    //if(T.Fitness<Fitness){
    //  return -1;
    //}else if(T.Fitness>Fitness){
    //  return 1;
    //}else{
    //  return 0;
    //}
  }
}
// ── B_Organism.pde
String SpeciesName(int[]Number){
   return "S"+Number[0]+"-"+Number[1]+"-"+Number[2]+"-"+Number[3];
}
int[] SpeciesNum(String Name){
  String[] NumS= split(Name.substring(1),"-");
  int[] Numb = new int[NumS.length];
  for(int i=0;i<NumS.length;i++){
    Numb[i]=Integer.parseInt(NumS[i]);
  }
  return Numb;
}
color SpeciesColor(int[] Number){
  colorMode(HSB,100,255,255,255);
  color C=color(100*(float(Number[0])/6.0+float(Number[1])/60.0),200+255*(Number[3]-3)/20.0,255-255*(Number[2]-3)/40.0);
  //print("color "+(100*(float(Number[0])/6.0+float(Number[1])/60.0)));
  colorMode(RGB,255,255,255,255);
  return C;
}
class Organism{ 
  ArrayList<Point> PList= new ArrayList<Point>();
  ArrayList<Muscle> MList=new ArrayList<Muscle>();
  ArrayList<Neuron> NList=new ArrayList<Neuron>();
  float MuteAmount=1;//The rate of mutation for the organism
  Enviroment E;// Enviroment given to Organism . Organisms can exist without them but dont really function
  /* Essencial functions- Makes the organism run.
     These things do all of the updadating, calculating,displaying, and so on in a organism. 
  */
  int[] SpeciesNumber(){
    int NumEyes=0;
    for(int i=0; i<PList.size();i++){
      if(PList.get(i) instanceof Eye){
        NumEyes++;
      }
    }
    int[] Number={PList.size()-NumEyes,NumEyes,MList.size(),NList.size()};
    return Number;
  }
  void SetVars(){ //Sets the muscles and neurons.
     SetMuscles();
     SetNeurons();
  }
  void SetMuscles(){// Lets muscle know what its Points and Organism is
    for(int m= 0;m<MList.size();m++){
      Muscle M= MList.get(m);
      M.O=this;
      M.SetPois();
    }
  }
  void SetNeurons(){// Gives Neuron necicary info
    for(int n= 0;n<NList.size();n++){
      Neuron N= NList.get(n);
      N.C=this;
      N.SetPois();
    }
  }
  void PointsFindState(){// Sets the states of the eyes
    //for(int p=0;p<PList.size();p++){
    //  Point Poi=PList.get(p);
    //  if(Poi instanceof Eye){
    //    Poi.State=E.InGround(Poi);
    //  }
    //}
  }
  void PropogateNeurons(){// Sends the signals forward, and Calculates new signal (CalcSetPois)
    for(int p=0;p<PList.size();p++){// Sets all Inputs given back to 0
      Point P=PList.get(p);
      if(P instanceof Eye){// If Eye, find state;
        P.State=E.InGround(P);
      }
      if(P instanceof Logic){
        Logic LogicP=(Logic)P;
        LogicP.Inputs=LogicP.UncheckedIn;
        LogicP.InputsUsed=0;
      }
    }
   
    for(int n=0;n<NList.size();n++){//Shifts inputs, sets first to current state;
      Neuron N= NList.get(n);
      for(int s=1;s<N.StateList.length;s++){
          N.StateList[N.StateList.length-s]=N.StateList[N.StateList.length-s-1];    
      }
      N.StateList[0]=N.Ip.State;
      // Update states
      if(N.Final==true){   
        if((N.Em.State==N.StateList[N.Delay])==false){// Energy Calc???
          Energy++;// simple
        }
        N.Em.State=N.StateList[N.Delay];
      }else{
        if(N.Ep instanceof Logic){
          Logic ToNode=(Logic)N.Ep;
          if(ToNode.UncheckedIn.length<=ToNode.InputsUsed){
            ToNode.Inputs=expand(ToNode.Inputs,ToNode.Inputs.length+1); // Add to imputs.
          }
          ToNode.Inputs[ToNode.InputsUsed]=N.StateList[N.Delay];
          ToNode.InputsUsed++;
        }
      }
    }
    CalcSetPois();
  }
  void CalcSetPois(){// Sets the State of logics after reciving inputs
    for(int p=0;p<PList.size();p++){
      Point P=PList.get(p);
      if(P instanceof Logic){// if Point is of logic
        if(((Logic)P).CalcPossible()){// casts to logic , Checks and calcs logics.
          ((Logic)P).CalcLogic();
        }
      }
    }
  }
  void CalcNeurons(){// fully sets and propogates states
   // PointsFindState();
    PropogateNeurons();
  }
  void UpdatePois(){// Updates positions, forces of particeles and muscles
    for(int m=0;m<MList.size();m++){
      Muscle Musc =MList.get(m);
      Musc.CalcForce();
    }
    for(int p=0;p<PList.size();p++){
      Point Poi=PList.get(p);
      if((Poi instanceof Eye)==false){
        //for(int num=0;(E.NumColliding(Poi)>0)&&(num<=E.NumColliding(Poi)+2);num++){// RUNS THROU BARRIERS, checks if any is colliding or too many are colliding
          //if(num>E.NumColliding(Poi)+1){
          //  Poi.Acc=new PVector(0,0);//STABLEISE
          //  Poi.Vel=new PVector(0,0);
          //}
          for(int o=0;o<E.BList.size();o++){
            Barrier B=E.BList.get(o);
            B.CheckColl(Poi);// CALC COLL
          }                                      // SHOULD BE IN ENV??
        //}    
      }
      Poi.UpdateP();
    }
  }
  void DrawO(PVector Cam, PGraphics Canvas){// Draws all things in an organism
    for(int m=0;m<MList.size();m++){
      Muscle Musc =MList.get(m);
      fill(255);
      Musc.DrawM(Cam,Canvas);
      //fill(0);
      //text(m,(Musc.A.Pos.x+Musc.B.Pos.x)/2+5-Cam.x,(Musc.A.Pos.y+Musc.B.Pos.y)/2+5-Cam.y);
    }
    for(int n= 0;n<NList.size();n++){
      Neuron N= NList.get(n);
      N.DrawNeuron(Cam,Canvas);
    }
    for(int p=0;p<PList.size();p++){
      Point Poi=PList.get(p);
      fill(255);
      Poi.DrawP(Cam,Canvas);
      //fill(0);
      //text(p,Poi.Pos.x+10-Cam.x,Poi.Pos.y+10-Cam.y);
    }
  }
  /*Useful Manipulations- Lets you change shtuff
    Does all kinds of things, adds points,deletes points...  Essensial functions for evolution are here.
 */
  Organism CloneOrganism(){// Returns Copy of organism.  ORGANISM NOT GIVEN ENVIROMENT]
    Organism Org = new Organism();
    Org.MuteAmount=MuteAmount;
    for(int p=0;p<PList.size();p++){
      Point P=PList.get(p);
      Org.PList.add(P.ClonePoint());
    }
   for(int m= 0;m<MList.size();m++){
      Muscle M= MList.get(m);
      Org.MList.add(M.CloneMuscle());
      Org.MList.get(m).O= Org;
      Org.MList.get(m).SetPois();
    }
    for(int n= 0;n<NList.size();n++){
      Neuron Neu= NList.get(n);
      Org.NList.add(Neu.CloneNeuron());
      Org.NList.get(n).C= Org;
      Org.NList.get(n).SetPois();
    }
    return Org;
  }
  void MutateOrg(){
    MuteAmount+=randomGaussian()/10.0;
    for(int p=0;p<PList.size();p++){
      MutatePoi(p);
    }
    int NumPoiRemoved=abs(round(MuteAmount*randomGaussian()/2));
    for(int r=0;r<NumPoiRemoved;r++){
      if(PList.size()>0){
        RemovePoi(randomInt(0,PList.size()-1));
      }
    }
    int NumPoiAdded=abs(round(MuteAmount*randomGaussian()/2));
    for(int a=0;a<NumPoiAdded;a++){
      GenNewPoi();
    }
    for(int m=0;m<MList.size();m++){
      MutateMusc(m);
    }
    int NumMuscRemoved=abs(round(MuteAmount*randomGaussian()/2.3));
    for(int rm=0;rm<NumMuscRemoved;rm++){
      if(MList.size()>0){
        RemoveMusc(randomInt(0,MList.size()-1));
      }
    }
    int NumMuscAdded=abs(round(MuteAmount*randomGaussian()/2.1));
    for(int am=0;am<NumMuscAdded;am++){
      GenNewMusc();
    }
    for(int n=0;n<NList.size();n++){
      MutateNeu(n);
    }
    int NumNeuRemoved=abs(round(MuteAmount*randomGaussian()/2.3));
    for(int rn=0;rn<NumNeuRemoved;rn++){
      if(NList.size()>0){
        RemoveNeu(randomInt(0,NList.size()-1));
      }
    }
    int NumNeuAdded=abs(round(MuteAmount*randomGaussian()/2));
    for(int an=0;an<NumNeuAdded;an++){
      GenNewNeu();
    }
  }
  void GenNewPoi(){ ////Generates and adds a random new Point.
    PVector Position=new PVector(random(E.SummonPos.x,E.SummonPos.x+E.SummonRect.x),random(E.SummonPos.y,E.SummonPos.y+E.SummonRect.y));
      int LogicType=randomInt(0,2);
      int num= 0;
      if(LogicType==0) { num=2;
      }if(LogicType==1){ num=2;
      }if(LogicType==2){ num=1;}
      boolean[] SetInputs= new boolean[num];
      for(int i=0;i<SetInputs.length;i++){
        SetInputs[i]=randomInt(0,1)==0;
      }
      PList.add(new Logic(Position,new PVector(0,0),6,LogicType,SetInputs));
  }
  void GenNewEye(){
     PVector Position=new PVector(random(E.SummonPos.x,E.SummonPos.x+E.SummonRect.x),random(E.SummonPos.y,E.SummonPos.y+E.SummonRect.y));
     PList.add(new Eye(Position,new PVector(0,0),1));
  }
  
  void RemovePoi(int N){//Removes given point without ruining Neurons and Muscles
    for(int i=NList.size()-1;i>=0;i--){
      Neuron Neu=NList.get(i);
      if(Neu.IPoiNum==N){
        NList.remove(i);
      }
      if(Neu.Final==false){
        if(Neu.EPoiNum==N){
          NList.remove(i);
        }
      }
    }
    for(int i=MList.size()-1;i>=0;i--){
      Muscle Mus=MList.get(i);
      if((Mus.APoiNum==N)||(Mus.BPoiNum==N)){
        RemoveMusc(i);
        SetVars();
      }
    }
    
    PList.remove(N);
    
    for(int i=0;i<NList.size();i++){
      Neuron Neu=NList.get(i);
      Neu.IPoiNum=PList.indexOf(Neu.Ip);
      if(Neu.Final==false){
        Neu.EPoiNum=PList.indexOf(Neu.Ep);
      }
    }
    for(int i=0;i<MList.size();i++){
      Muscle Mus=MList.get(i);
      Mus.APoiNum=PList.indexOf(Mus.A);
      Mus.BPoiNum=PList.indexOf(Mus.B);
    }
  }
  void MutatePoi(int N){
    //float MuteAmount=0.3;
    Point Poi= PList.get(N);
    PVector Rand=new PVector(MuteAmount*randomGaussian()/2,MuteAmount*randomGaussian()/2);
    Poi.Pos=PVadd(Poi.Pos,Rand);
    if(Poi.Pos.x<E.SummonPos.x){
      Poi.Pos.x=E.SummonPos.x;
    }
    if(Poi.Pos.y<E.SummonPos.y){
      Poi.Pos.y=E.SummonPos.y;
    }
    if(Poi.Pos.x>E.SummonPos.x+E.SummonRect.x){
      Poi.Pos.x=E.SummonPos.x+E.SummonRect.x;
    }
    if(Poi.Pos.y>E.SummonPos.y+E.SummonRect.y){
      Poi.Pos.y=E.SummonPos.y+E.SummonRect.y;
    }
    if(Poi instanceof Logic){
      for(int i=0;i<((Logic)Poi).UncheckedIn.length;i++){
        if(random(0,1)<.1){
        ((Logic)Poi).UncheckedIn[i]=((Logic)Poi).UncheckedIn[i]==false;
        }
      }
      if(random(0,1)<.05){
        ((Logic)Poi).LogicType=randomInt(0,2);
      }
    }
  }
  boolean MuscInOrg(int Pa,int Pb){// Checks if a point number is already used in a mucscle. Stops double muscles.
    boolean end= false;
    for(int m= 0;m<MList.size();m++){
      Muscle M= MList.get(m);
      if(((M.APoiNum==Pa)&&(M.BPoiNum==Pb))||((M.BPoiNum==Pa)&&(M.APoiNum==Pb))){
        end=true;
      }
    }
    return end;
  }
  void GenNewMusc(){//Generates and adds a random new Muscle.
     if(((PList.size()<2)||(MList.size()>=(PList.size()*(PList.size()-1))/2))==false){
       int PoiA=randomInt(0,PList.size()-1);
       int PoiB=randomInt(0,PList.size()-1);
       while((PoiA==PoiB)||(MuscInOrg(PoiA,PoiB))){
         PoiA=randomInt(0,PList.size()-1);
         PoiB=randomInt(0,PList.size()-1);
       }
       MList.add(new Muscle(PoiA,PoiB,random(0,.5),random(50,200),0.7,random(0,.5),random(50,200),0.7));
       MList.get(MList.size()-1).O=this;
       MList.get(MList.size()-1).SetPois();
     }
  }
  void RemoveMusc(int N){// Removes specified muscle, keeps Neurons from breaking
   for(int i=NList.size()-1;i>=0;i--){
      Neuron Neu=NList.get(i);
      if(Neu.Final){
        if(Neu.EPoiNum==N){
          NList.remove(i);
        }
      }
    }
    MList.remove(N);
    for(int i=0;i<NList.size();i++){
      Neuron Neu=NList.get(i);
      if(Neu.Final){
        Neu.EPoiNum=MList.indexOf(Neu.Em);
      }
    }
  }
  void MutateMusc(int N){
    //float MuteAmount=0.3;
    Muscle Musc=MList.get(N);
    float[] StateMod=new float[3];
    //print("StateMod is "+StateMod[0]+"  "+StateMod[1]+"  "+StateMod[2]);
    StateMod[0]=randomGaussian()*.0005*MuteAmount;
    StateMod[1]=randomGaussian()*001*MuteAmount;
    //StateMod[2]=randomGaussian()*.005*MuteAmount;
    Musc.StateA[0]+=StateMod[0];
    if(Musc.StateA[0]<0){
      Musc.StateA[0]=0;
    }if(Musc.StateA[0]>1){
      Musc.StateA[0]=1;
    }
    Musc.StateA[1]+=StateMod[1];
    if(Musc.StateA[1]<0){
      Musc.StateA[1]=0;
    }if(Musc.StateA[1]>200){
      Musc.StateA[1]=200;
    }
    //Musc.StateA[2]+=StateMod[2];
    //if(Musc.StateA[2]<0){
    //  Musc.StateA[2]=0;
    //}if(Musc.StateA[2]>1){
    //  Musc.StateA[2]=1;
    //}
    StateMod[0]=randomGaussian()*.0005*MuteAmount;
    StateMod[1]=randomGaussian()*001*MuteAmount;
    //StateMod[2]=randomGaussian()*.005*MuteAmount;
    //print("StateMod is "+StateMod[0]+"  "+StateMod[1]+"  "+StateMod[2]);
    Musc.StateB[0]+=StateMod[0];
    if(Musc.StateB[0]<0){
      Musc.StateB[0]=0;
    }if(Musc.StateB[0]>1){
      Musc.StateB[0]=1;
    }
    Musc.StateB[1]+=StateMod[1];
    if(Musc.StateB[1]<0){
      Musc.StateB[1]=0;
    }if(Musc.StateB[1]>200){
      Musc.StateB[1]=200;
    }
    //Musc.StateB[2]+=StateMod[2];
    //if(Musc.StateB[2]<0){
    //  Musc.StateB[2]=0;
    //}if(Musc.StateB[2]>1){
    //  Musc.StateB[2]=1;
    //}
  }
  boolean NeuInOrg(int Pa,boolean Last,int Pb){// Checks if a point number is already used in a neuron.
    boolean end= false;
    for(int n= 0;n<NList.size();n++){
      Neuron N= NList.get(n);
      if(Last){
        if(N.Final){
          if(Pb==N.EPoiNum){// Only one Neuron can go to a muscle;
            end=true;
          }
        }
      }else{
        if(N.Final==false){
          if(((Pa==N.IPoiNum)&&(Pb==N.EPoiNum))||(Pb==N.IPoiNum)&&(Pa==N.EPoiNum)){
            end=true;
          }
        }
      }
    }
    return end;
  }
  boolean NewNeu(){// Checks if NewNeus are possible
    int EyePoiTaken=0;
    int PoiPoiTaken=0;
    int PoiMuscTaken=0;
    int NumLogics=0;
    int NumEyes=0;
    for(int p=0;p<PList.size();p++){
      Point P=PList.get(p);
      if(P instanceof Logic){
        NumLogics++;
      }if(P instanceof Eye){
        NumEyes++;
      }
    }
    for(int n= 0;n<NList.size();n++){
      Neuron N= NList.get(n);
      if((N.Final==false)&&(N.Ip instanceof Eye)&&(N.Ep instanceof Logic)){
        EyePoiTaken++;
      }if((N.Final==false)&&(N.Ip instanceof Logic)&&(N.Ep instanceof Logic)){
        PoiPoiTaken++;
      }if(N.Final){
        PoiMuscTaken++;
      }
    }
    return ((EyePoiTaken<NumLogics*NumEyes)||(PoiPoiTaken<(NumLogics*(NumLogics-1))/2)||(PoiMuscTaken<MList.size()));
  }
  void GenNewNeu(){//Generates and adds a random new neuron.
   if(NewNeu()){
     int PoiA=randomInt(0,PList.size()-1);
     int PoiB=randomInt(0,PList.size()+MList.size()-1);
     boolean Last=false;
     if(PoiB<=PList.size()-1){}else{
       Last=true;
       PoiB-=PList.size();
     }
     while(NeuInOrg(PoiA,Last,PoiB)
     ||((Last==false)&&((PoiA==PoiB)||(PList.get(PoiB) instanceof Eye)))
     ){
       PoiA=randomInt(0,PList.size()-1);
       PoiB=randomInt(0,PList.size()+MList.size()-1);
       Last=false;
       if(PoiB<=PList.size()-1){}else{
         Last=true;
         PoiB-=PList.size();
       }
     }
     NList.add(new Neuron(PoiA,Last,PoiB,randomInt(1,60)));
     NList.get(NList.size()-1).C=this;
     NList.get(NList.size()-1).SetPois();
   }
  }
  void RemoveNeu(int N){NList.remove(N);}
  void MutateNeu(int N){
    //float MuteAmount=0.4;
    Neuron Neu= NList.get(N);
    int Shift=round(randomGaussian()*0.002*MuteAmount);
    //print("Shift amount for delay is"+Shift);
    Neu.Delay+=Shift;
    if(Neu.Delay<1){
     Neu.Delay=1;
    }if(Neu.Delay>2*60){
      Neu.Delay=2*20;
    }
  }
  /* NickNacks- Other stuff
  */
  PVector CenterOfOrg(){
    PVector Center=new PVector(0,0);
    float TotalMass=0;
    for(int p=0;p<PList.size();p++){
      Point P=PList.get(p);
      Center= PVadd(Center,PVextend(P.Pos,P.Mass));
      TotalMass+=P.Mass;
    }
    Center=PVextend(Center,float(1)/TotalMass);
    return Center;
  }
  
}
// ── C_PhysicalObjects.pde
class Point{
  PVector Pos;
  PVector Vel;
  PVector Acc=new PVector(0,0);
  float Mass;
  boolean State=false;

  Point(PVector dPos,PVector dVel,float dMass){
    Pos=dPos; Vel=dVel; Mass= dMass;//LogicType=DLogic;
  }
  Point ClonePoint(){ //Returns a Copy of a Particular Point.
    Point P=new Point(Pos.copy(),Vel.copy(),Mass);
    if(this instanceof Eye){
      P= new Eye(Pos.copy(),Vel.copy(),Mass);
    }if(this instanceof Logic){
      boolean[] B=new boolean[((Logic)this).UncheckedIn.length];
      arrayCopy(((Logic)this).UncheckedIn,B);
      P=new Logic(Pos.copy(),Vel.copy(),Mass,((Logic)this).LogicType,B);
    }
    return P;
  }
  PVector NextPos(){// Calc the next position of Point.
    return PVadd(Pos,PVadd(Vel,PVextend(Acc,0.5)));
  }
  void UpdateP(){// Updates the Positions, Velocities,and so on of the point.
    Pos=NextPos();
    Vel=PVadd(Vel,Acc);
    Acc=new PVector(0,0.3);//Grav
  }
  //void ApplyForce(PVector force){
  //  Acc=PVadd(Acc,PVextend(force,1/Mass));
  //}
  void DrawP(PVector Cam,PGraphics Canvas){// Draws Point.
    if(this instanceof Eye){
      if(State){
        Canvas.fill(255,215,215);
      }else{
        Canvas.fill(255,0,0);
      }
      Canvas.stroke(0);
      Canvas.strokeWeight(1);
      Canvas.ellipse(Pos.x-Cam.x,Pos.y-Cam.y,15,15);
    }else if(this instanceof Logic){
      ((Logic)this).DrawLogic(Cam,Canvas);

    }else{
      Canvas.fill(255);
      Canvas.stroke(0);
      Canvas.strokeWeight(1);
      Canvas.ellipse(Pos.x-Cam.x,Pos.y-Cam.y,15,15);
    }

  }
}
class Eye extends Point{
  Eye(PVector dPos,PVector dVel,float dMass){
     super(dPos,dVel,dMass);
  }
}
class Logic extends Point{
  int LogicType;
  boolean[]Inputs=new boolean[0];// All the Inputs given to node
  boolean[]UncheckedIn;
  int InputsUsed=0;
  Logic(PVector dPos,PVector dVel,float dMass,int dLogic,boolean[] Din){
    super(dPos,dVel,dMass);
    LogicType=dLogic;
    UncheckedIn=Din;
  }
  void CalcLogic(){// Calculates the result of the node.
    boolean out= false;
    if(LogicType==0){
       out=Inputs[0]&&Inputs[1];
    }if(LogicType==1){
      out= Inputs[0]||Inputs[1];
    }if(LogicType==2){
      out= (Inputs[0]==false);
    }
    State=out;
  }
  Boolean CalcPossible(){// Checks if calcultion is possible.   Just a precaution
    boolean out= false;
    if(LogicType==0){
       out=(Inputs.length>=2)||(UncheckedIn.length>=2);
    }if(LogicType==1){
      out= (Inputs.length>=2)||(UncheckedIn.length>=2);
    }if(LogicType==2){
      out= (Inputs.length>=1)||(UncheckedIn.length>=1);
    }
    return out;
  }
  void DrawLogic(PVector Cam,PGraphics Canvas){
    Canvas.stroke(0);
    Canvas.strokeWeight(1);
    if(State){
      Canvas.fill(215,255,215);
    }else{
      Canvas.fill(0,200,0);
    }
    Canvas.ellipse(Pos.x-Cam.x,Pos.y-Cam.y,15,15);
    for(int i=0;i<Inputs.length;i++){
      if(Inputs[i]){
        Canvas.fill(215,255,215);
      }else{
        Canvas.fill(0,200,0);
      }
      Canvas.ellipse(Pos.x-Cam.x+i*10,Pos.y-Cam.y+13,6,6);
    }
  }
}
class Muscle{
  int APoiNum;
  int BPoiNum;
  Point A;
  Point B;
  float Force;
  float Length;
  float Damp;
  float[] StateA=new float[3];// The force,length, damp of the muscle in state true,
  float[] StateB=new float[3];// In False.
  Boolean State=false;// State Given to Muscle.
  Organism O;
 
  Muscle(int dAPoiNum,int dBPoiNum,float dForceA,float dLengthA,float dDampA,float dForceB,float dLengthB,float dDampB){
    APoiNum= dAPoiNum; BPoiNum= dBPoiNum;
    StateA[0]=dForceA;StateA[1]=dLengthA; StateA[2]=dDampA;
    StateB[0]=dForceB;StateB[1]=dLengthB; StateB[2]=dDampB;
  }
  void SetPois(){// Sets the Points after a organism is given.
    A=O.PList.get(APoiNum);
    B=O.PList.get(BPoiNum);
  }
  Muscle CloneMuscle(){// Returns Copy of the muscle.
    return new Muscle(APoiNum,BPoiNum,StateA[0],StateA[1],StateA[2],StateB[0],StateB[1],StateB[2]);
  }
  void CalcForce(){// Sets the state,and updates the velocity of the two particles using spring physics.
   if(State){
      Force=StateA[0];Length=StateA[1];Damp=StateA[2];
   }else{
      Force=StateB[0];Length=StateB[1];Damp=StateB[2];
   }
    PVector Dist=new PVector(B.Pos.x-A.Pos.x,B.Pos.y-A.Pos.y);
    float Len=sqrt(Dist.x*Dist.x+Dist.y*Dist.y);
    //PVector NDist=PVextend(Dist,1.0/Len);
    A.Vel=PVDivide(A.Vel,Dist);
    B.Vel=PVDivide(B.Vel,Dist);
    
    PVector Slide=PVextend(PVadd(PVextend(A.Vel,A.Mass),PVextend(B.Vel,B.Mass)),1.0/(A.Mass+B.Mass));

    A.Vel=PVadd(A.Vel,new PVector((1-Length/Len)*Force/A.Mass,0));
   
    A.Vel.x-=Slide.x;
    A.Vel.x*=Damp;
    A.Vel.x+=Slide.x;
    
    B.Vel=PVadd(B.Vel,new PVector(-(1-Length/Len)*Force/B.Mass,0));

    B.Vel.x-=Slide.x;
    B.Vel.x*=Damp;
    B.Vel.x+=Slide.x;
    
    A.Vel=PVMult(A.Vel,Dist);
    B.Vel=PVMult(B.Vel,Dist);
  }  
  PVector Middle(){//Returns middle of points.
    return new PVector((A.Pos.x+B.Pos.x)/2,(A.Pos.y+B.Pos.y)/2);
  }
  void DrawM(PVector Cam ,PGraphics Canvas){// Draws Muscle.
    if(State){
        Force=StateA[0];Length=StateA[1];Damp=StateA[2];
    }else{
        Force=StateB[0];Length=StateB[1];Damp=StateB[2];
    }
    Canvas.stroke(0,0,0,(Force/(0.5))*255);
    Canvas.strokeWeight(8);
    Canvas.line(A.Pos.x-Cam.x,A.Pos.y-Cam.y,B.Pos.x-Cam.x,B.Pos.y-Cam.y);
  }
}
class Neuron{
  int IPoiNum;
  boolean Final;  // Final means it goes into a muscle  
  int EPoiNum;
  int Delay;
  Point Ip;
  Point Ep;
  Muscle Em;
  Organism C;
 Boolean[] StateList=new Boolean[2*60];// List of states over time (2 seconds)
  Neuron(int dIPoiNum,boolean dFinal,int dEPoiNum,int dDelay){
    IPoiNum=dIPoiNum; Final=dFinal; EPoiNum=dEPoiNum; Delay=dDelay;
  }
  
  void SetPois(){//Sets up Points and muscles given a organism
    Ip=C.PList.get(IPoiNum);
    if(Final){
      Em=C.MList.get(EPoiNum);
    }else{
      Ep=C.PList.get(EPoiNum);
    }
    for(int i=0;i<StateList.length;i++){StateList[i]=false;}
  }
  Neuron CloneNeuron(){// Returns copy of neuron.
    return new Neuron(IPoiNum,Final,EPoiNum,Delay);
  }
  void DrawNeuLine(PVector Pa,PVector Pb,PGraphics Canvas){
    PVector line= PVextend(PVadd(Pb,PVextend(Pa,-1)),1/float(Delay+1));
    Canvas.strokeWeight(2);
    for(int I=0;I<Delay+1;I++){
      if(StateList[Delay+1-I]){
        Canvas.stroke(255,255,10);
      }else{
        Canvas.stroke(255,0,0);
      }
      Canvas.line(Pa.x,Pa.y,Pa.x+line.x*(Delay+1-I),Pa.y+line.y*(Delay+1-I));
    }
  }
  void DrawNeuron(PVector Cam, PGraphics Canvas){// Draws neuron.
    Canvas.strokeWeight(2);
    Canvas.stroke(255,0,0);
    if(Final==false){
      DrawNeuLine(PVadd(Ip.Pos,PVminus(Cam)),PVadd(Ep.Pos,PVminus(Cam)),Canvas);
    }else{
      DrawNeuLine(PVadd(Ip.Pos,PVminus(Cam)),PVadd(Em.Middle(),PVminus(Cam)),Canvas);
    }
  }
}
class Barrier{// Class for barr
  PVector Corner;
  PVector Base;
  
  float Bounce;
  float Slide;
  Barrier(PVector DCorner,PVector DBase,float DBounce,float DSlide){
    Corner=DCorner; Base=DBase; Bounce= DBounce; Slide = DSlide;
  }
  Barrier CloneBarrier(){
    return new Barrier(Corner,Base,Bounce,Slide);
  }
  boolean CollidesGiven(Point Po,PVector Posr,PVector Nextr){// Checks if a Point is going to collide this frame.
    return (((Posr.y>0)&&(Nextr.y<0))||((Posr.y<0)&&(Nextr.y>0))
    ||((Posr.y==0)&&(Nextr.y>0))||((Nextr.y==0)&&(Posr.y>0))
    ||((Posr.y==0)&&(Nextr.y==0)))&&
    (BetweenBarrier(Po,Posr,Nextr));
  }
  boolean Collides(Point Po){
    PVector Posr=PVDivide(PVadd(Po.Pos,PVextend(Corner,-1)),Base);
    PVector Nextr=PVDivide(PVadd(Po.NextPos(),PVextend(Corner,-1)),Base);
    return CollidesGiven(Po,Posr,Nextr);
  }
  boolean BetweenBarrier(Point Po,PVector Posr,PVector Nextr){// checks if the Point is in the middle
    //PVector Posr=PVDivide(PVadd(Po.Pos,PVextend(Corner,-1)),Base);
    //PVector Nextr=PVDivide(PVadd(Po.NextPos(),PVextend(Corner,-1)),Base);
    return ((Posr.x>=0)&&(Posr.x<=1))||((Nextr.x>=0)&&(Nextr.x<=1));
  }
  
  boolean Rests(Point Po){ // Checks if a point has stopped bouncing and is stable
    //Point PoS= new Point(Po.Pos,Po.Vel,Po.Mass);
    //PoS.Acc=Po.Acc;
    //boolean Rest=false;
    //if(Collides(PoS)){
    //  BouncePoi(PoS);
    //  if(Collides(PoS)){
    //    Rest=true;
    //  }
    //}
    print("Checks for rest now, fix pls");
    return false;
  }
  
  void BouncePoi(Point Po,PVector Rvel,PVector RAcc){// Applies bouncy physics
    //PVector Rvel=PVDivide(Po.Vel,Base);
    //PVector RAcc=PVDivide(Po.Acc,Base);
    RAcc.x*=1+Slide*(Rvel.y+RAcc.y); 
    Rvel.y*=-Bounce;
    Rvel.x*=Slide;
    Po.Vel=PVMult(Rvel,Base);
    Po.Acc=PVMult(RAcc,Base); 
  }
  void StablisePoi(Point Po, PVector RVel,PVector RAcc){// Stableises point, stops fallthrough
    //PVector RVel=PVDivide(Po.Vel,Base);
    RVel.y=0;
    Po.Vel=PVMult(RVel,Base); 
    
    //PVector RAcc=PVDivide(Po.Acc,Base);
    RAcc.y=0;
    //Po.Acc=PVMult(RAcc,Base); 
  }
  void CheckColl(Point Po){// Checks and updates point according to bouncy.
    PVector Posr=PVDivide(PVadd(Po.Pos,PVextend(Corner,-1)),Base);
    PVector Nextr=PVDivide(PVadd(Po.NextPos(),PVextend(Corner,-1)),Base);
    PVector Rvel=PVDivide(Po.Vel,Base);
    PVector RAcc=PVDivide(Po.Acc,Base);
    if(CollidesGiven(Po,Posr,Nextr)){
      //BouncePoi(Po,Rvel,RAcc);
      RAcc.x*=1+Slide*(Rvel.y+RAcc.y); //Bounce the particle
      Rvel.y*=-Bounce;
      Rvel.x*=Slide;
  
      Nextr=PVadd(Posr,PVadd(Rvel,PVextend(RAcc,0.5)));
      if(CollidesGiven(Po,Posr,Nextr)){// Still collides
        Rvel.y=0;//Stablize
        RAcc.y=0;
      }
    }
    Po.Vel=PVMult(Rvel,Base);
    Po.Acc=PVMult(RAcc,Base); 
  }
  boolean WithinBarr(Point P){// checks if Point is under the barrier
    return (PVDivide(PVadd(P.Pos,PVextend(Corner,-1)),Base).y>0)
    &&(FLtween(Corner.x,Base.x+Corner.x,P.Pos.x));
  }
  void DrawBarr(PVector Cam,PGraphics Canvas){
    Canvas.stroke(255);
    Canvas.fill(255);
    Canvas.triangle(Corner.x-Cam.x,Corner.y-Cam.y,Corner.x+Base.x-Cam.x,Corner.y+Base.y-Cam.y,Corner.x-Cam.x,height);
    Canvas.triangle(Corner.x-Cam.x,height,Corner.x+Base.x-Cam.x,height,Corner.x+Base.x-Cam.x,Corner.y+Base.y-Cam.y);
    Canvas.stroke(0);
    Canvas.line(Corner.x-Cam.x,Corner.y-Cam.y,Corner.x+Base.x-Cam.x,Corner.y+Base.y-Cam.y);
  }
}
// ── Functions.pde
/* Bunch a unbelivably useful functions */

PVector PVadd(PVector A,PVector B){
  return new PVector(A.x+B.x,A.y+B.y);
}
PVector PVextend(PVector A,float B){
  return new PVector(A.x*B,A.y*B);
}

PVector PVlerp(PVector A, PVector B, float l){
 return new PVector(A.x*(1-l)+B.x*l, A.y*(1-l)+B.y*l);
}
PVector PVsetmag(PVector P,float L){
  return PVextend(P,L/PVmag(P));
}
PVector PVminus(PVector P){
  return PVextend(P,-1);
}
float PVmag(PVector P){
  return dist(0,0,P.x,P.y);
}
PVector PVMult(PVector A,PVector B){
  return new PVector(A.x*B.x-A.y*B.y,A.x*B.y+A.y*B.x);
}
PVector PVDivide(PVector P,PVector C){
  return new PVector((C.x*P.x+C.y*P.y)/((C.x*C.x)+(C.y*C.y)),
  (C.x*P.y-C.y*P.x)/((C.x*C.x)+(C.y*C.y)));
}

String PVstring(PVector P){
  return " X:"+ P.x+" Y:"+P.y;
}

Boolean FLtween(float A,float B,float M){
  return ((M>=A)&&(M<=B))||((M<=A)&&(M>=B));
}

int randomInt(int l,int h){
  int Answer=0;
  float Rand= random(l,h+1);
  if(Rand==h+1){
    Answer=h;
  }else{
    Answer=floor(Rand);
  }
  return Answer;
}
// ── Graphics.pde
void FillHisto(PGraphics HistoGram){
  float[] Fitnesses= new float[Env.TestList.size()];
    for(int i=0;i<Env.TestList.size();i++){
      float fitness=0.0;
      if(Env.TestList.get(i).Finalized){
        fitness=Env.TestList.get(i).Fitness;
      }
      Fitnesses[i]=fitness;
    }
    float max=max(Fitnesses);
    float min=min(Fitnesses);
    float divSize=2;
    int upperIndex= ceil(max/divSize);
    int lowerIndex= floor(min/divSize);
    int numCol=upperIndex-lowerIndex+1;
    //ArrayList<ArrayList<String>> SpeciesPercentile=new ArrayList<ArrayList<String>>(numCol);
    //while(SpeciesPercentile.size()<numCol){SpeciesPercentile.add(new ArrayList<String>(0));};
    //ArrayList<ArrayList<Integer>> SpeciesFrequency=new ArrayList<ArrayList<Integer>>(numCol);
    //while(SpeciesFrequency.size()<numCol){SpeciesFrequency.add(new ArrayList<Integer>(0));};
    ////SpeciesFrequency.ensureCapacity(numCol);
    //int[] Percentile= new int[numCol];
    //for(int i=0;i<Fitnesses.length;i++){
    //  int index= floor(Fitnesses[i]/divSize)-lowerIndex;
    //  Percentile[index]++;
    //  ArrayList<String> SpName=SpeciesPercentile.get(index);
    //  ArrayList<Integer>SpFreq=SpeciesFrequency.get(index);
    //  Organism TO=Env.TestList.get(i).O;
    //  if(SpName.contains(SpeciesName(TO.SpeciesNumber()))){
    //    int SpeciesIndex=SpName.indexOf(SpeciesName(TO.SpeciesNumber()));
    //    SpFreq.set(SpeciesIndex,SpFreq.get(SpeciesIndex)+1);
    //  }else{
    //    SpName.add(SpeciesName(TO.SpeciesNumber()));
    //    SpFreq.add(1);
    //  }
    //}
    //ArrayList<String[]> SpeciesNameFreq= new ArrayList<String[]>(numCol);
    //while(SpeciesNameFreq.size()<numCol){SpeciesNameFreq.add(new String[0]);};
    //for(int i=0;i<numCol;i++){
    //  String[] NameFreq=new String[SpeciesPercentile.get(i).size()];
    //  for(int s=0;s<NameFreq.length;s++){
    //    NameFreq[s]=SpeciesPercentile.get(i).get(s)+" "+SpeciesFrequency.get(i).get(s);
    //  }
    //  NameFreq=sort(NameFreq);
    //  SpeciesNameFreq.set(i,NameFreq);
    //}
    int[]Percentile=Env.Percentile();
    ArrayList<String[]> SpeciesNameFreq=Env.HistoGramInfo;//HistoGramSpeciesAbundance(min,max,divSize);
    float maxPercent=float(max(Percentile));
    HistoGram.beginDraw();
    HistoGram.background(255);
    HistoGram.noFill();
    HistoGram.stroke(0);
    HistoGram.strokeWeight(2);
    HistoGram.rect(0,0,HistoGram.width,HistoGram.height);
    HistoGram.strokeWeight(1);
    //HistoGram.fill(SpeciesColor(Env.OList.get(CurrentTestDisplay).SpeciesNumber()));
    //HistoGram.rect(100,100,20,20);
    PVector BottomLeft= new PVector(20,HistoGram.height-20);
    PVector BottomRight= new PVector(HistoGram.width-20,HistoGram.height-20);
    float Height=HistoGram.height-40;
    float VertScale=Height/maxPercent;
    HistoGram.line(20,HistoGram.height-20,HistoGram.width-20,HistoGram.height-20);
    for(int i=0; i< Percentile.length;i++){
      PVector Bottom= PVlerp(BottomLeft,BottomRight,float(i)/float(Percentile.length));
      //HistoGram.stroke(0);
      //HistoGram.line(Bottom.x,Bottom.y,Bottom.x,Bottom.y-float(Percentile[i])*VertScale);
      float LenUp=0;
      String[] SpNameFreq=new String[SpeciesNameFreq.get(i).length];
      for(int s=0;s<SpNameFreq.length;s++){
        String[] Split=split(SpeciesNameFreq.get(i)[s]," ");
        float NextLenUp=LenUp+Integer.parseInt(Split[1]);
        HistoGram.stroke(SpeciesColor(SpeciesNum(Split[0])));
        HistoGram.line(Bottom.x,Bottom.y-LenUp*VertScale,Bottom.x,Bottom.y-NextLenUp*VertScale);
        LenUp=NextLenUp;
      }
      //HistoGram.stroke(0);
      //HistoGram.line(Bottom.x,Bottom.y,Bottom.x,Bottom.y-float(Percentile[i])*VertScale);
      //HistoGram.fill(0);
      //HistoGram.textSize(10);
      if(((i+lowerIndex)*divSize/100)%1==0){
         HistoGram.fill(0);
        HistoGram.text(nf((i+lowerIndex)*divSize/100,0,0),Bottom.x,Bottom.y+15);
      }
    }
    HistoGram.fill(0);
    HistoGram.text(nf(100*maxPercent/float(Fitnesses.length),0,0),2,BottomLeft.y-maxPercent*VertScale);
    HistoGram.endDraw();
}
void FillSpeciesFreq(PGraphics SpecFreq){
    SpecFreq.beginDraw();
    SpecFreq.background(255);
    SpecFreq.noFill();
    SpecFreq.stroke(0);
    SpecFreq.strokeWeight(2);
    SpecFreq.rect(0,0,SpecFreq.width,SpecFreq.height);
    SpecFreq.strokeWeight(1);
    // Draw the Species Abundance graph
    PVector BottomLeft=new PVector(0,60);
    PVector BottomRight=new PVector(SpecFreq.width,60);
    float UpHeight=60;
    float VertScale=UpHeight/5000.0;
    for(int i=0;i<PastEnvs.size();i++){
      PVector Bottom= PVlerp(BottomLeft,BottomRight,float(i)/float(PastEnvs.size()));
      SpecFreq.stroke(0);
      SpecFreq.line(Bottom.x,Bottom.y,Bottom.x,Bottom.y-UpHeight);
      float LenUp=0;
      Enviroment DrawEnv=PastEnvs.get(i);
      print("DrawEnv-"+DrawEnv.SpeciesAbundanceInfo.size()+" different species");
      for(int s=0;s<DrawEnv.SpeciesAbundanceInfo.size();s++){
        String[] Split=split(DrawEnv.SpeciesAbundanceInfo.get(s)," ");
        float NextLenUp=LenUp+Integer.parseInt(Split[1]);
        //print("LenUp "+LenUp);
        //
        SpecFreq.noStroke();
        SpecFreq.fill(SpeciesColor(SpeciesNum(Split[0])));
        SpecFreq.rect(Bottom.x,Bottom.y-LenUp*VertScale,(BottomRight.x-BottomLeft.x)/float(PastEnvs.size()),-float(Integer.parseInt(Split[1]))*VertScale);
        //SpecFreq.stroke(SpeciesColor(SpeciesNum(Split[0])));
        //SpecFreq.line(Bottom.x,Bottom.y-LenUp*VertScale,Bottom.x,Bottom.y-NextLenUp*VertScale);
        //SpecFreq.line(Bottom.x+10,Bottom.y-LenUp*VertScale,Bottom.x+50,Bottom.y-LenUp*VertScale);
        LenUp=NextLenUp;
      }
    }
    //Draw the Percentile v Time graph
    BottomLeft=new PVector(0,SpecFreq.height);
    BottomRight=new PVector(SpecFreq.width,SpecFreq.height);
    UpHeight=SpecFreq.height-60;
    
    //1- Get max and min of fitness, and make arrays of names and fitnesses
    ArrayList<String[]> SpecName=new ArrayList<String[]>();
    //while(SpecName.size()<PastEnvs.size()){SpecName.add(new String[0]);};
    ArrayList<float[]> SpecFit=new ArrayList<float[]>();
    //while(SpecFit.size()<PastEnvs.size()){SpecFit.add(new float[0]);};
    float max=0;
    float min=0;
    for(int i=0;i<PastEnvs.size();i++){
      Enviroment PastEnv=PastEnvs.get(i);
      String[] Names=new String[PastEnv.SpeciesFitnessInfo.length];
      float[] Fitness=new float[PastEnv.SpeciesFitnessInfo.length];
      for(int j=0;j<PastEnv.SpeciesFitnessInfo.length;j++){
        String[] Split=split(PastEnv.SpeciesFitnessInfo[j]," ");
        Names[j]=Split[0];
        Fitness[j]=Float.parseFloat(Split[1]);
      }
      if(max(Fitness)>max){
        max=max(Fitness);
      }
      if(min(Fitness)<min){
        min=min(Fitness);
      }
      SpecName.add(Names);
      SpecFit.add(Fitness);
    }
    //2- Find scale
    if(min>0){
      min=0;
    }
    if(max<0){
      max=0;
    }
    float fitHeight=max-min;
    VertScale=UpHeight/fitHeight;
    //3- Draw grid lines
    SpeciesFreq.stroke(0);
    SpeciesFreq.line(0,SpeciesFreq.height+min*VertScale,SpeciesFreq.width,SpeciesFreq.height+min*VertScale);
    //4- Draw lines
    
    for(int e=0;e<PastEnvs.size()-1;e++){
      float[] thisFit=SpecFit.get(e);
      float[] nFit=SpecFit.get(e+1);
      for(int i=0;i<=10;i++){//Calc percentiles
        int index=floor(float(thisFit.length-1)*float(i)/10.0);
        int indexn=floor(float(nFit.length-1)*float(i)/10.0);
        float x=BottomLeft.x+(BottomRight.x-BottomLeft.x)*(float(e)/float(PastEnvs.size()-1));
        float xn=BottomLeft.x+(BottomRight.x-BottomLeft.x)*(float(e+1)/float(PastEnvs.size()-1));
        float y=(thisFit[index]-min)*VertScale;
        float yn=(nFit[indexn]-min)*VertScale;
        SpeciesFreq.stroke(SpeciesColor(SpeciesNum(SpecName.get(e)[index])));
        SpeciesFreq.line(x,SpeciesFreq.height-y,xn,SpeciesFreq.height-yn);
        println("Draws line at fitness:"+thisFit[index]);
      }
    }

    SpeciesFreq.endDraw();
}
